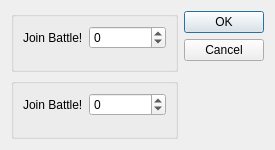
<?xml version="1.0" encoding="UTF-8"?>
<ui version="4.0">
 <class>Dialog</class>
 <widget class="QDialog" name="Dialog">
  <property name="geometry">
   <rect>
    <x>0</x>
    <y>0</y>
    <width>275</width>
    <height>150</height>
   </rect>
  </property>
  <property name="windowTitle">
   <string>Join Battle!</string>
  </property>
  <layout class="QHBoxLayout" name="horizontalLayout">
   <item>
    <layout class="QVBoxLayout" name="verticalLayout_2">
     <item>
      <widget class="QGroupBox" name="groupBox1">
       <property name="title">
        <string/>
       </property>
       <layout class="QFormLayout" name="formLayout">
        <item row="0" column="0">
         <widget class="QLabel" name="label">
          <property name="text">
           <string>Join Battle!</string>
          </property>
         </widget>
        </item>
        <item row="0" column="1">
         <widget class="QSpinBox" name="spinBox1">
          <property name="minimum">
           <number>-99</number>
          </property>
         </widget>
        </item>
       </layout>
      </widget>
     </item>
     <item>
      <widget class="QGroupBox" name="groupBox2">
       <property name="title">
        <string/>
       </property>
       <layout class="QFormLayout" name="formLayout_3">
        <item row="0" column="0">
         <widget class="QLabel" name="label_3">
          <property name="text">
           <string>Join Battle!</string>
          </property>
         </widget>
        </item>
        <item row="0" column="1">
         <widget class="QSpinBox" name="spinBox2">
          <property name="minimum">
           <number>-99</number>
          </property>
         </widget>
        </item>
       </layout>
      </widget>
     </item>
    </layout>
   </item>
   <item>
    <widget class="QDialogButtonBox" name="buttonBox">
     <property name="orientation">
      <enum>Qt::Vertical</enum>
     </property>
     <property name="standardButtons">
      <set>QDialogButtonBox::Cancel|QDialogButtonBox::Ok</set>
     </property>
    </widget>
   </item>
  </layout>
 </widget>
 <resources/>
 <connections>
  <connection>
   <sender>buttonBox</sender>
   <signal>accepted()</signal>
   <receiver>Dialog</receiver>
   <slot>accept()</slot>
   <hints>
    <hint type="sourcelabel">
     <x>248</x>
     <y>254</y>
    </hint>
    <hint type="destinationlabel">
     <x>157</x>
     <y>274</y>
    </hint>
   </hints>
  </connection>
  <connection>
   <sender>buttonBox</sender>
   <signal>rejected()</signal>
   <receiver>Dialog</receiver>
   <slot>reject()</slot>
   <hints>
    <hint type="sourcelabel">
     <x>316</x>
     <y>260</y>
    </hint>
    <hint type="destinationlabel">
     <x>286</x>
     <y>274</y>
    </hint>
   </hints>
  </connection>
 </connections>
</ui>
